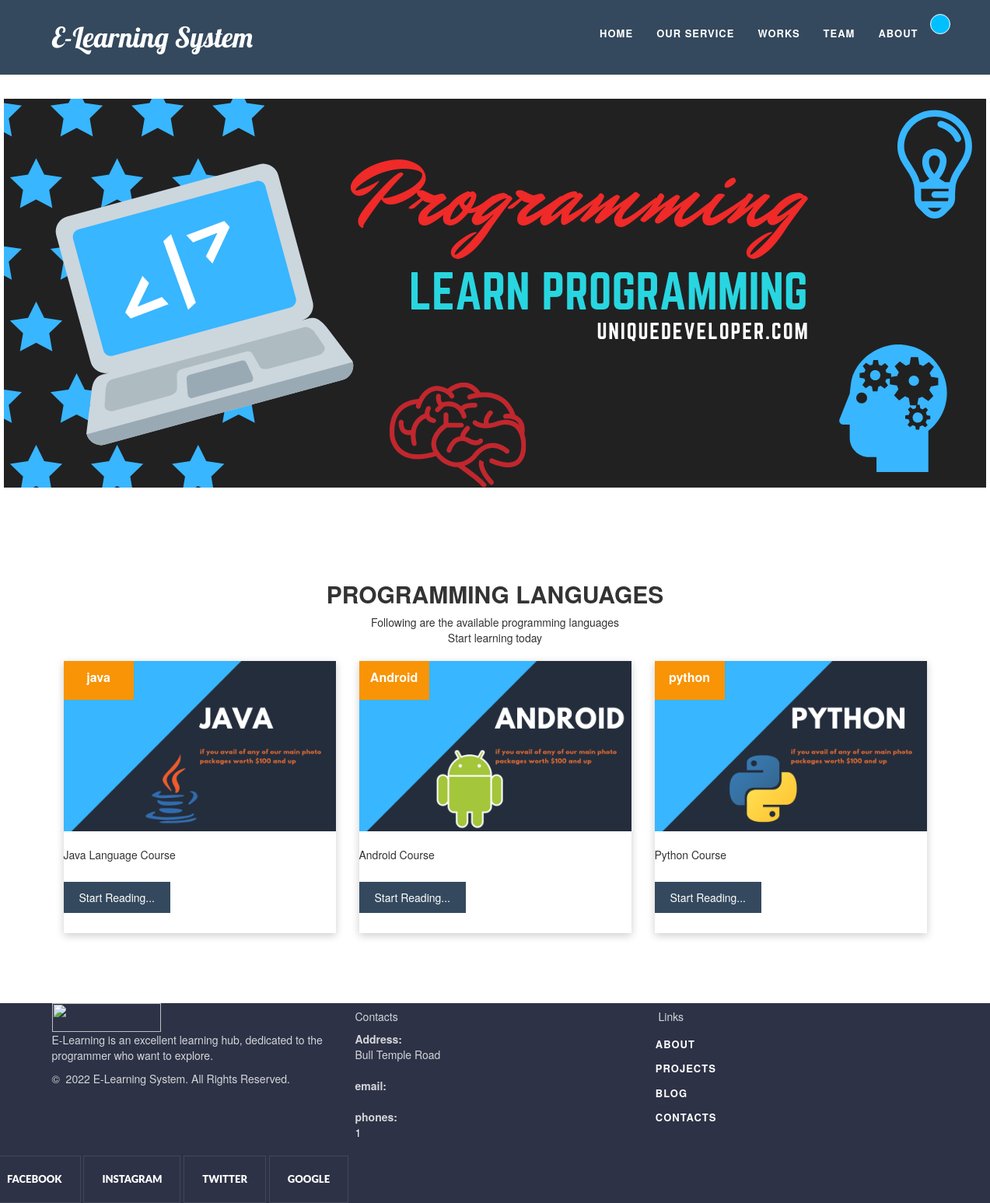
/programmingdemo.php, run on the app's committed database.
### tables this page shows
CREATE TABLE `programming_languages` (
  `id` int(255) UNSIGNED NOT NULL,
  `language_name` varchar(255) DEFAULT NULL,
  `language_image` varchar(255) DEFAULT NULL,
  `language_description` varchar(255) DEFAULT NULL
);

### programmingdemo.php (the view, shortened to what this page needs)
<!DOCTYPE html>
<html>
<head>
	<link rel="stylesheet" type="text/css" href="css/programming.css">
	<link rel="stylesheet" href="https://maxcdn.bootstrapcdn.com/bootstrap/3.3.7/css/bootstrap.min.css">
	<link rel="stylesheet" href="https://cdnjs.cloudflare.com/ajax/libs/font-awesome/4.7.0/css/font-awesome.min.css">
</head>
<body>
	<nav class="navbar navbar-inverse navbar-fixed-top">
		<div class="container">
			<div class="navbar-header">
				<h1 style="color: white;margin-top: 10px;" id="myhead">E-Learning System</h1>
			</div>
			<div class="collapse navbar-collapse" id="navi">
				<ul class="nav navbar-nav navbar-right">
					<li> <a href="index.php">Home</a></li>
					<li> <a href="index.php">Our Service</a></li>
					<li> <a href="index.php">Works</a></li>
					<li> <a href="index.php">Team</a></li>
					<li> <a href="index.php">About</a></li>
					<li> <a href="" id="our-location" class="btn-success"><?php echo $_SESSION['username']; ?></a></li>
				</ul>
			</div>
		</div>
	</nav>
	<div class="container-fluid  div1">
	</div>
	<br><br><br><br><br>
	<section class="latest-news-area" id="latest">
		<div class="container">
			<div class="row">
				<div class="col-xs-12">
					<div class="section-title text-center">
						<h2><b>PROGRAMMING LANGUAGES</b></h2>
						<div class="sub-heading">
							Following are the available programming languages <br>
							Start learning today
						</div>
					</div>
				</div>
			</div>
			<br>
			<?php
			$con = mysqli_connect('localhost', 'root');
			mysqli_select_db($con, 'e-learningproject');
			$q = "select * from programming_languages";
			$query = mysqli_query($con, $q);
			while ($res = mysqli_fetch_array($query)) {
			?>
				<div class="col-md-4 col-sm-6 col-xs-12 content-border" style="margin-bottom: 10px;">
					<div class="latest-news-wrap">
						<div class="news-img">
							<img src=<?php echo $res['language_image']; ?> class="img-responsive">
							<div class="deat">
								<span><?php echo $res['language_name']; ?></span>
							</div>
						</div>
						<div class="news-content">
							<p>
								<?php echo $res['language_description']; ?>
							</p><br>
							<a href="programming/java/java_programming.php?course_name=<?php echo $res['language_name'] ?>">Start Reading...</a>
						</div>
					</div>
				</div>
			<?php } ?>
		</div>
	</section>
	<br><br><br><br>
	<footer class="section footer-classic context-dark bg-image" style="background: #2d3246;">
		<div class="container">
			<div class="row row-30">
				<div class="col-md-4 col-xl-5">
					<div class="pr-xl-4"><a class="brand" href="index.html"><img class="brand-logo-light" src="images/agency/logo-inverse-140x37.png" alt="" width="140" height="37" srcset="images/agency/logo-retina-inverse-280x74.png 2x"></a>
						<p>E-Learning is an excellent learning hub, dedicated to the programmer who want to explore.</p>
						<p class="rights"><span>©  </span><span class="copyright-year">2022</span><span> </span><span>E-Learning System</span><span>. </span><span>All Rights Reserved.</span></p>
					</div>
				</div>
				<div class="col-md-4">
					<h5>Contacts</h5>
					<dl class="contact-list">
						<dt>Address:</dt>
						<dd>Bull Temple Road</dd>
					</dl>
					<dl class="contact-list">
						<dt>email:</dt>
					</dl>
					<dl class="contact-list">
						<dt>phones:</dt>
						<dd><a href="tel:#"></a> <span></span> <a href="tel:#">1</a>
						</dd>
					</dl>
				</div>
				<div class="col-md-4 col-xl-3">
					<h5>Links</h5>
					<ul class="nav-list">
						<li><a href="#">About</a></li>
						<li><a href="#">Projects</a></li>
						<li><a href="#">Blog</a></li>
						<li><a href="#">Contacts</a></li>
					</ul>
				</div>
			</div>
		</div>
		<div class="row no-gutters social-container">
			<div class="col"><a class="social-inner" href="#"><span class="icon mdi mdi-facebook"></span><span>Facebook</span></a></div>
			<div class="col"><a class="social-inner" href="#"><span class="icon mdi mdi-instagram"></span><span>instagram</span></a></div>
			<div class="col"><a class="social-inner" href="#"><span class="icon mdi mdi-twitter"></span><span>twitter</span></a></div>
			<div class="col"><a class="social-inner" href="#"><span class="icon mdi mdi-youtube-play"></span><span>google</span></a></div>
		</div>
	</footer>
</body>
</html>

### css/programming.css (style rules this page uses)
* { margin: 0px; padding: 0px; }
#myhead { font-family: 'Lobster', cursive; }
.navbar { padding: 18px 0px; background-color: #34495e !important; border-bottom: none !important; transition: all 0.5s ease-in-out; }
ul li a { color: white !important; font-weight: bold; font-size: 13px; text-transform: uppercase; letter-spacing: 1px; transition: all 0.5s ease-in; }
#our-location { border: 1px solid white ; border-radius: 45px; padding: 12px 12px 12px 12px; background: deepskyblue !important; }
.navbar-inverse { background-color: #34495e !important; }
.latest-news-wrap { box-shadow: 0px 3px 10px rgba(0,0,0,0.2); height: 350px; }
.news-img { position: relative; }
.news-img:before { position: absolute; left:0; top:0; width: 100%; height: 100%; background: #000; content: ""; opacity: 0; transform: scale(.8); transition: all 0.5s; }
.deat { background: #f89406 none repeat scroll 0.0; height: 50px; left:0; position: absolute; text-align: center; top:0; width: 90px; padding: 10px; }
.deat span { color: white; font-weight: 700; font-size: 16px; }
.news-content p { margin-bottom: 15px; text-align: justify; margin-top: 20px; }
.news-content a { font-size: 14px; background-color: #34495e; padding:10px 20px; color: white; transition: all 0.5s ease-in; }

### programmingdemo.php (style rules this page uses)
.context-dark, .bg-gray-dark, .bg-primary { color: rgba(255, 255, 255, 0.8); }
.footer-classic a, .footer-classic a:focus, .footer-classic a:active { color: #ffffff; }
.nav-list li { padding-top: 5px; padding-bottom: 5px; }
ul, ol { list-style: none; padding: 0; margin: 0; }
.social-inner { display: flex; flex-direction: column; align-items: center; width: 100%; padding: 23px; font: 900 13px/1 "Lato", -apple-system, BlinkMacSystemFont, "Segoe UI", Roboto, "Helvetica Neue", Arial, sans-serif; text-transform: uppercase; color: rgba(255, 255, 255, 0.5); }
.social-container .col { border: 1px solid rgba(255, 255, 255, 0.1); display: inline-block; }
.nav-list li a:before { content: "\f14f"; font: 400 21px/1 "Material Design Icons"; color: #4d6de6; display: inline-block; vertical-align: baseline; margin-left: -28px; margin-right: 7px; opacity: 0; visibility: hidden; transition: .22s ease; }
.div1 { margin-top: 10%; position: relative; height: 500px; width: 1263px; background: url(uploadimg/programming_image.png); }

### data on the page
programming_languages: language_image (picture), language_name "java", language_description "Java Language Course"
programming_languages: language_image (picture), language_name "Android", language_description "Android Course"
programming_languages: language_image (picture), language_name "python", language_description "Python Course"
